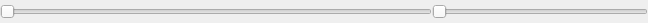
<?xml version="1.0" encoding="UTF-8"?>
<ui version="4.0">
 <class>position_volume_widget</class>
 <widget class="QWidget" name="position_volume_widget">
  <property name="geometry">
   <rect>
    <x>0</x>
    <y>0</y>
    <width>648</width>
    <height>23</height>
   </rect>
  </property>
  <property name="windowTitle">
   <string>Form</string>
  </property>
  <layout class="QHBoxLayout" name="horizontalLayout">
   <property name="spacing">
    <number>0</number>
   </property>
   <property name="margin">
    <number>0</number>
   </property>
   <item>
    <widget class="QSlider" name="position">
     <property name="sizePolicy">
      <sizepolicy hsizetype="Expanding" vsizetype="Fixed">
       <horstretch>2</horstretch>
       <verstretch>0</verstretch>
      </sizepolicy>
     </property>
     <property name="orientation">
      <enum>Qt::Horizontal</enum>
     </property>
    </widget>
   </item>
   <item>
    <widget class="QSlider" name="volume">
     <property name="sizePolicy">
      <sizepolicy hsizetype="Expanding" vsizetype="Fixed">
       <horstretch>1</horstretch>
       <verstretch>0</verstretch>
      </sizepolicy>
     </property>
     <property name="orientation">
      <enum>Qt::Horizontal</enum>
     </property>
    </widget>
   </item>
  </layout>
 </widget>
 <resources/>
 <connections/>
</ui>
